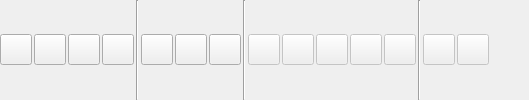
     <widget class="QFrame" name="frameToolBar">
      <property name="frameShape">
       <enum>QFrame::NoFrame</enum>
      </property>
      <property name="frameShadow">
       <enum>QFrame::Plain</enum>
      </property>
      <layout class="QHBoxLayout" name="horizontalLayout_19">
       <property name="spacing">
        <number>2</number>
       </property>
       <property name="leftMargin">
        <number>0</number>
       </property>
       <property name="topMargin">
        <number>0</number>
       </property>
       <property name="rightMargin">
        <number>0</number>
       </property>
       <property name="bottomMargin">
        <number>0</number>
       </property>
       <item>
        <widget class="QToolButton" name="btnOpen">
         <property name="toolTip">
          <string>Open</string>
         </property>
         <property name="text">
          <string notr="true"/>
         </property>
         <property name="icon">
          <iconset resource="../resources/resources.qrc">
           <normaloff>:/toolicons/file-open.ico</normaloff>:/toolicons/file-open.ico</iconset>
         </property>
         <property name="iconSize">
          <size>
           <width>24</width>
           <height>24</height>
          </size>
         </property>
        </widget>
       </item>
       <item>
        <widget class="QToolButton" name="btnSave">
         <property name="toolTip">
          <string>Save</string>
         </property>
         <property name="text">
          <string notr="true"/>
         </property>
         <property name="icon">
          <iconset resource="../resources/resources.qrc">
           <normaloff>:/toolicons/file-save.ico</normaloff>:/toolicons/file-save.ico</iconset>
         </property>
         <property name="iconSize">
          <size>
           <width>24</width>
           <height>24</height>
          </size>
         </property>
        </widget>
       </item>
       <item>
        <widget class="QToolButton" name="btnFind">
         <property name="toolTip">
          <string>Find...</string>
         </property>
         <property name="text">
          <string/>
         </property>
         <property name="icon">
          <iconset resource="../resources/resources.qrc">
           <normaloff>:/toolicons/file-find.ico</normaloff>:/toolicons/file-find.ico</iconset>
         </property>
         <property name="iconSize">
          <size>
           <width>24</width>
           <height>24</height>
          </size>
         </property>
        </widget>
       </item>
       <item>
        <widget class="QToolButton" name="btnReplace">
         <property name="toolTip">
          <string>Replace...</string>
         </property>
         <property name="text">
          <string/>
         </property>
         <property name="icon">
          <iconset resource="../resources/resources.qrc">
           <normaloff>:/toolicons/file-replace.ico</normaloff>:/toolicons/file-replace.ico</iconset>
         </property>
         <property name="iconSize">
          <size>
           <width>24</width>
           <height>24</height>
          </size>
         </property>
        </widget>
       </item>
       <item>
        <widget class="Line" name="line_11">
         <property name="orientation">
          <enum>Qt::Vertical</enum>
         </property>
        </widget>
       </item>
       <item>
        <widget class="QToolButton" name="btnFillFF">
         <property name="toolTip">
          <string>Fill with 0xFF</string>
         </property>
         <property name="text">
          <string/>
         </property>
         <property name="icon">
          <iconset resource="../resources/resources.qrc">
           <normaloff>:/toolicons/edit-fill-ff.ico</normaloff>:/toolicons/edit-fill-ff.ico</iconset>
         </property>
         <property name="iconSize">
          <size>
           <width>24</width>
           <height>24</height>
          </size>
         </property>
        </widget>
       </item>
       <item>
        <widget class="QToolButton" name="btnFill00">
         <property name="toolTip">
          <string>Fill with 0x00</string>
         </property>
         <property name="text">
          <string/>
         </property>
         <property name="icon">
          <iconset resource="../resources/resources.qrc">
           <normaloff>:/toolicons/edit-fill-00.ico</normaloff>:/toolicons/edit-fill-00.ico</iconset>
         </property>
         <property name="iconSize">
          <size>
           <width>24</width>
           <height>24</height>
          </size>
         </property>
        </widget>
       </item>
       <item>
        <widget class="QToolButton" name="btnFillRandom">
         <property name="toolTip">
          <string>Fill with Random</string>
         </property>
         <property name="text">
          <string/>
         </property>
         <property name="icon">
          <iconset resource="../resources/resources.qrc">
           <normaloff>:/toolicons/edit-fill-rand.ico</normaloff>:/toolicons/edit-fill-rand.ico</iconset>
         </property>
         <property name="iconSize">
          <size>
           <width>24</width>
           <height>24</height>
          </size>
         </property>
        </widget>
       </item>
       <item>
        <widget class="Line" name="line_9">
         <property name="orientation">
          <enum>Qt::Vertical</enum>
         </property>
        </widget>
       </item>
       <item>
        <widget class="QToolButton" name="btnRead">
         <property name="enabled">
          <bool>false</bool>
         </property>
         <property name="toolTip">
          <string>Read</string>
         </property>
         <property name="text">
          <string/>
         </property>
         <property name="icon">
          <iconset resource="../resources/resources.qrc">
           <normaloff>:/toolicons/action-read.ico</normaloff>:/toolicons/action-read.ico</iconset>
         </property>
         <property name="iconSize">
          <size>
           <width>24</width>
           <height>24</height>
          </size>
         </property>
        </widget>
       </item>
       <item>
        <widget class="QToolButton" name="btnProgram">
         <property name="enabled">
          <bool>false</bool>
         </property>
         <property name="toolTip">
          <string>Program</string>
         </property>
         <property name="text">
          <string/>
         </property>
         <property name="icon">
          <iconset resource="../resources/resources.qrc">
           <normaloff>:/toolicons/action-prog.ico</normaloff>:/toolicons/action-prog.ico</iconset>
         </property>
         <property name="iconSize">
          <size>
           <width>24</width>
           <height>24</height>
          </size>
         </property>
        </widget>
       </item>
       <item>
        <widget class="QToolButton" name="btnVerify">
         <property name="enabled">
          <bool>false</bool>
         </property>
         <property name="toolTip">
          <string>Verify/Compare</string>
         </property>
         <property name="text">
          <string/>
         </property>
         <property name="icon">
          <iconset resource="../resources/resources.qrc">
           <normaloff>:/toolicons/action-verify.ico</normaloff>:/toolicons/action-verify.ico</iconset>
         </property>
         <property name="iconSize">
          <size>
           <width>24</width>
           <height>24</height>
          </size>
         </property>
        </widget>
       </item>
       <item>
        <widget class="QToolButton" name="btnErase">
         <property name="enabled">
          <bool>false</bool>
         </property>
         <property name="toolTip">
          <string>Erase</string>
         </property>
         <property name="text">
          <string/>
         </property>
         <property name="icon">
          <iconset resource="../resources/resources.qrc">
           <normaloff>:/toolicons/action-erase.ico</normaloff>:/toolicons/action-erase.ico</iconset>
         </property>
         <property name="iconSize">
          <size>
           <width>24</width>
           <height>24</height>
          </size>
         </property>
        </widget>
       </item>
       <item>
        <widget class="QToolButton" name="btnBlankCheck">
         <property name="enabled">
          <bool>false</bool>
         </property>
         <property name="toolTip">
          <string>Blank Check</string>
         </property>
         <property name="text">
          <string/>
         </property>
         <property name="icon">
          <iconset resource="../resources/resources.qrc">
           <normaloff>:/toolicons/action-blank-check.ico</normaloff>:/toolicons/action-blank-check.ico</iconset>
         </property>
         <property name="iconSize">
          <size>
           <width>24</width>
           <height>24</height>
          </size>
         </property>
        </widget>
       </item>
       <item>
        <widget class="Line" name="line_10">
         <property name="orientation">
          <enum>Qt::Vertical</enum>
         </property>
        </widget>
       </item>
       <item>
        <widget class="QToolButton" name="btnGetID">
         <property name="enabled">
          <bool>false</bool>
         </property>
         <property name="toolTip">
          <string>Get ID</string>
         </property>
         <property name="text">
          <string/>
         </property>
         <property name="icon">
          <iconset resource="../resources/resources.qrc">
           <normaloff>:/toolicons/action-getid.ico</normaloff>:/toolicons/action-getid.ico</iconset>
         </property>
         <property name="iconSize">
          <size>
           <width>24</width>
           <height>24</height>
          </size>
         </property>
        </widget>
       </item>
       <item>
        <widget class="QToolButton" name="btnUnprotect">
         <property name="enabled">
          <bool>false</bool>
         </property>
         <property name="toolTip">
          <string>Unprotect</string>
         </property>
         <property name="text">
          <string/>
         </property>
         <property name="icon">
          <iconset resource="../resources/resources.qrc">
           <normaloff>:/toolicons/action-unprotect.ico</normaloff>:/toolicons/action-unprotect.ico</iconset>
         </property>
         <property name="iconSize">
          <size>
           <width>24</width>
           <height>24</height>
          </size>
         </property>
        </widget>
       </item>
       <item>
        <spacer name="horizontalSpacer_6">
         <property name="orientation">
          <enum>Qt::Horizontal</enum>
         </property>
         <property name="sizeHint" stdset="0">
          <size>
           <width>40</width>
           <height>20</height>
          </size>
         </property>
        </spacer>
       </item>
      </layout>
     </widget>
